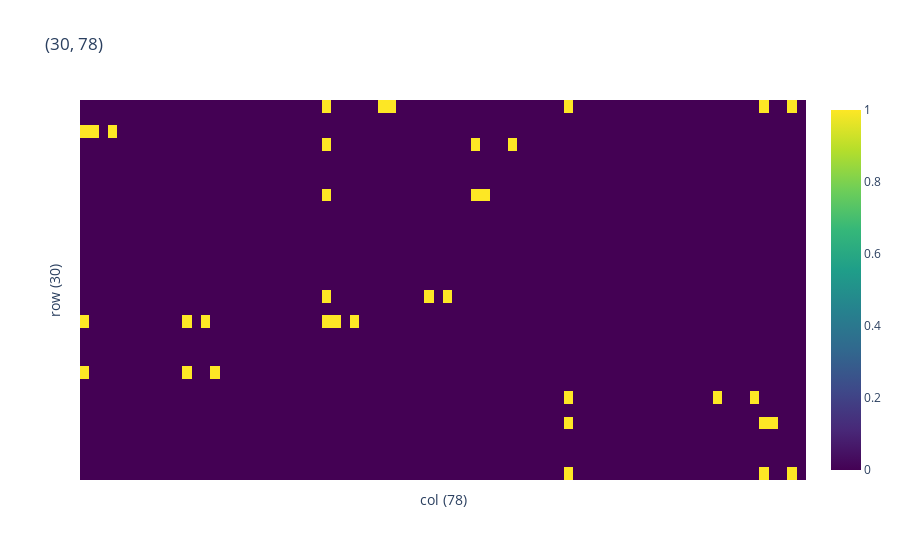

Notebook code cell kept with this figure:
### Code cell
from interp_utils import heatmap

heatmap(tree.sample((30,)))

### Figure 1 — Plotly figure (JSON) as saved in the notebook; plotly's stock layout.template omitted (floating-point values rounded to 4 significant figures; data arrays with more than 128 entries replaced by an {"elided": "..."} marker saying what was removed)
{"data": [{"colorscale": [[0, "#440154"], [0.1111, "#482878"], [0.2222, "#3e4989"], [0.3333, "#31688e"], [0.4444, "#26828e"], [0.5556, "#1f9e89"], [0.6667, "#35b779"], [0.7778, "#6ece58"], [0.8889, "#b5de2b"], [1, "#fde725"]], "hovertemplate": "%{y}%{x}val: %{z:.2f}<extra></extra>", "type": "heatmap", "x": ["col: 0<br>", "col: 1<br>", "col: 2<br>", "col: 3<br>", "col: 4<br>", "col: 5<br>", "col: 6<br>", "col: 7<br>", "col: 8<br>", "col: 9<br>", "col: 10<br>", "col: 11<br>", "col: 12<br>", "col: 13<br>", "col: 14<br>", "col: 15<br>", "col: 16<br>", "col: 17<br>", "col: 18<br>", "col: 19<br>", "col: 20<br>", "col: 21<br>", "col: 22<br>", "col: 23<br>", "col: 24<br>", "col: 25<br>", "col: 26<br>", "col: 27<br>", "col: 28<br>", "col: 29<br>", "col: 30<br>", "col: 31<br>", "col: 32<br>", "col: 33<br>", "col: 34<br>", "col: 35<br>", "col: 36<br>", "col: 37<br>", "col: 38<br>", "col: 39<br>", "col: 40<br>", "col: 41<br>", "col: 42<br>", "col: 43<br>", "col: 44<br>", "col: 45<br>", "col: 46<br>", "col: 47<br>", "col: 48<br>", "col: 49<br>", "col: 50<br>", "col: 51<br>", "col: 52<br>", "col: 53<br>", "col: 54<br>", "col: 55<br>", "col: 56<br>", "col: 57<br>", "col: 58<br>", "col: 59<br>", "col: 60<br>", "col: 61<br>", "col: 62<br>", "col: 63<br>", "col: 64<br>", "col: 65<br>", "col: 66<br>", "col: 67<br>", "col: 68<br>", "col: 69<br>", "col: 70<br>", "col: 71<br>", "col: 72<br>", "col: 73<br>", "col: 74<br>", "col: 75<br>", "col: 76<br>", "col: 77<br>"], "y": ["row: 0<br>", "row: 1<br>", "row: 2<br>", "row: 3<br>", "row: 4<br>", "row: 5<br>", "row: 6<br>", "row: 7<br>", "row: 8<br>", "row: 9<br>", "row: 10<br>", "row: 11<br>", "row: 12<br>", "row: 13<br>", "row: 14<br>", "row: 15<br>", "row: 16<br>", "row: 17<br>", "row: 18<br>", "row: 19<br>", "row: 20<br>", "row: 21<br>", "row: 22<br>", "row: 23<br>", "row: 24<br>", "row: 25<br>", "row: 26<br>", "row: 27<br>", "row: 28<br>", "row: 29<br>"], "z": {"elided": "30x78 int values"}}], "layout": {"title": {"text": "(30, 78)"}, "xaxis": {"showticklabels": false, "title": {"text": "col (78)"}}, "yaxis": {"autorange": "reversed", "showticklabels": false, "title": {"text": "row (30)"}}}}
